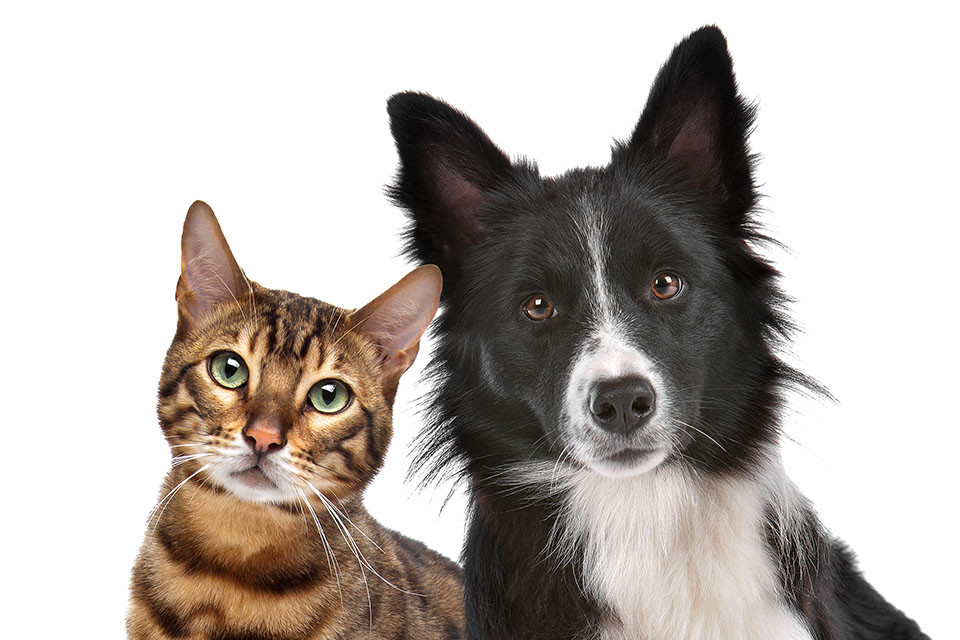
#> input picture tests/test_image.jpg, 960 x 640 px; its folder holds only this picture in this run
$ python -i saliency.py   (imports and definitions only)   (older library calls are emulated)
#> lines starting #> are read from the running program, lines starting #| are printed output that depends on the picture
#> further down, picture is the input picture: PIL image 960x640 RGB; mean R, G, B 185.7, 178.9, 174
"""
Serviço de análise de saliência e atenção visual
"""
from PIL import Image
import numpy as np
from typing import Dict, List, Tuple, Optional
import cv2


class SaliencyService:
    """
    Serviço para análise de saliência visual (mapa de atenção)
    """

    # [23 lines left out: functions _compute_simple_saliency, _empty_attention_result, not called in this run]

    def calculate_saliency_map(self, image: Image) -> Optional[np.ndarray]:
        """
        Calcula mapa de saliência usando algoritmo de saliência

        Args:
            image: PIL Image

        Returns:
            Array numpy com mapa de saliência (0-255)
        """
        try:
            # Converte PIL para numpy
            img_array = np.array(image.convert("RGB"))

            if hasattr(cv2, "saliency") and hasattr(cv2.saliency, "StaticSaliencySpectralResidual_create"):
                saliency = cv2.saliency.StaticSaliencySpectralResidual_create()
                success, saliency_map = saliency.computeSaliency(img_array)
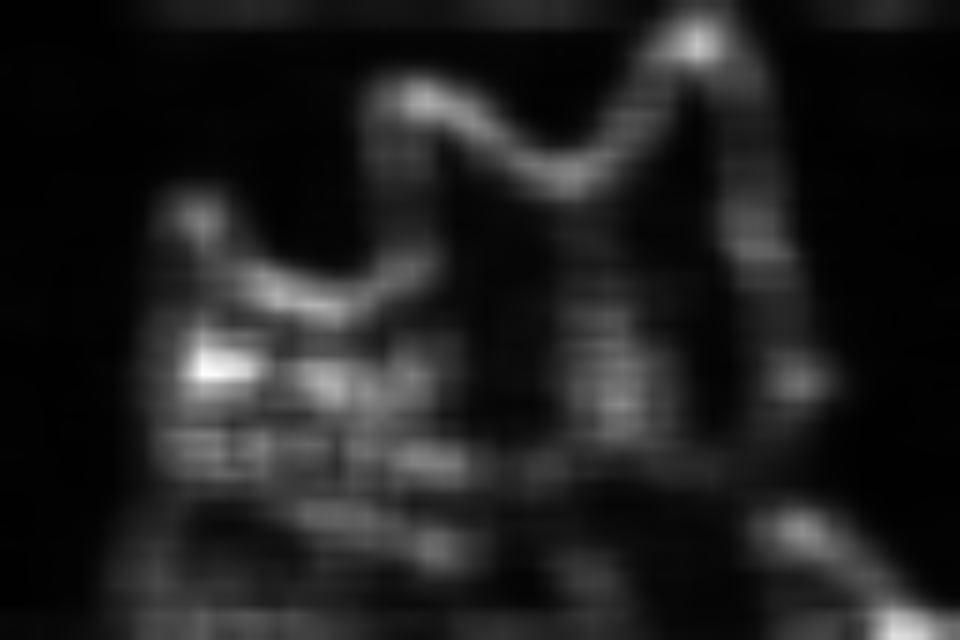
#> saliency_map: shape (640, 960) float32; min 0.00384, max 0.998, mean 0.125
#> success = True
                if success:
                    saliency_map = (saliency_map * 255).astype(np.uint8)
                    return saliency_map
            # fallback
            return self._compute_simple_saliency(img_array)
        except Exception as e:
            print(f"Erro ao calcular mapa de saliência: {e}")
            try:
                img_array = np.array(image.convert("RGB"))
                return self._compute_simple_saliency(img_array)
            except Exception as inner_e:
                print(f"Erro no fallback de saliência: {inner_e}")
                return None

    # [123 lines left out: functions find_attention_points, analyze_attention_distribution, not called in this run]


# Instância global do serviço
saliency_service = SaliencyService()

>>> from PIL import Image
>>> picture = Image.open('../tests/test_image.jpg')
>>> result = SaliencyService().calculate_saliency_map(picture)
